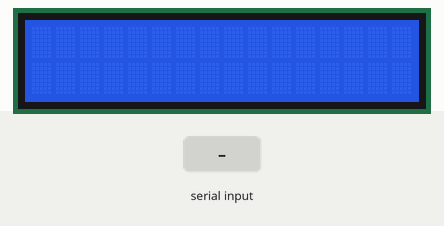
Recording of a sketch running on a simulated Arduino Uno, built with avr-gcc and run on an emulated ATmega328P. Shown: 16×2 character LCD. The test bench sets the inputs (shaded band). What the sketch prints to the serial monitor is not drawn.

Above: at 1.2 s.
1.3 s: "c90\n" received over Serial
At 2.7 s:
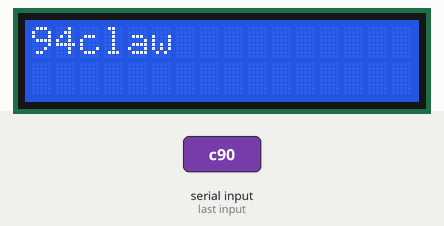
3.0 s: "p90\n" received over Serial
At 4.2 s:
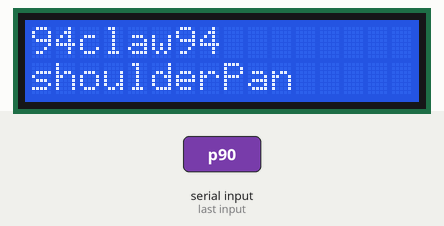
4.5 s: "c,45\n" received over Serial
At 5.8 s:
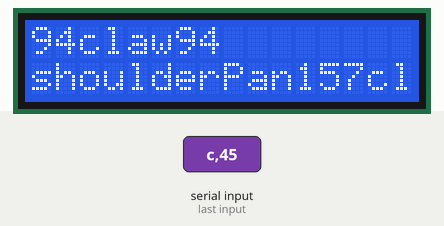
Timing chart, 0 to 7.5 s (numbered marks = the images above; inputs shaded):
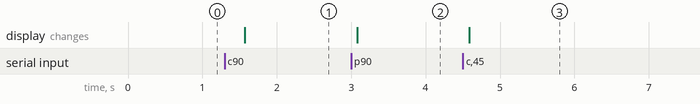

Measured:
- after the input at 1.3 s, the display: changes after 0.27 s (image 1)
- after the input at 3.0 s, the display: changes after 0.08 s (image 2)
- after the input at 4.5 s, the display: changes after 0.09 s (image 3)

The sketch:

SerialCom.ino
```cpp
//load libraries
#include <Wire.h>
#include <LCD.h>
#include <LiquidCrystal_I2C.h>

//Define variables

#define I2C_ADDR          0x27        //Define I2C Address where the PCF8574A is
#define BACKLIGHT_PIN      3
#define En_pin             2
#define Rw_pin             1
#define Rs_pin             0
#define D4_pin             4
#define D5_pin             5
#define D6_pin             6
#define D7_pin             7
#define lcdColumn          16
#define lcdRow             2

//Initialise the LCD
LiquidCrystal_I2C      lcd(I2C_ADDR, En_pin,Rw_pin,Rs_pin,D4_pin,D5_pin,D6_pin,D7_pin);

int i;

void setup()
 {
    //Define the LCD as 16 column by 2 rows
    lcd.begin (lcdColumn,lcdRow);

    //Switch on the backlight
    lcd.setBacklightPin(BACKLIGHT_PIN,POSITIVE);
    lcd.setBacklight(HIGH);
    Serial.begin(9600);
 }


void loop()
{
  byte hundredByte;
  byte tenByte;
  byte oneByte;
  char serialServo;
  byte serialPos;
  if(Serial.available()>0)
  {
    serialServo=Serial.read();
    char hundredChar=Serial.read();
    char tenChar=Serial.read();
    char oneChar=Serial.read();
    hundredByte=hundredChar-'0';
    hundredByte=hundredByte*100;
    tenByte=tenChar-'0';
    tenByte=tenByte*10;
    oneByte=oneChar-'0';
    serialPos=hundredByte+tenByte+oneByte;
    lcd.print(serialPos);
  }
  if(serialServo=='c')//claw
              {
                lcd.print("claw");
                Serial.println("Claw");
                serialServo=' ';
              }
              else if(serialServo=='h')//hand
              {
                Serial.println("hand");
                serialServo=' ';
              }
              else if(serialServo=='e')//elbow
              {
                Serial.println("elbow");

                serialServo=' ';
              }
              else if(serialServo=='p')//shoulderPan
              {
                lcd.setCursor(0,1);
                lcd.print("shoulderPan");
                Serial.println("shoulderPan");

                serialServo=' ';
              }
              else if(serialServo=='t')//shoulderTilt
              {
                Serial.println("shoulderTilt");

                serialServo=' ';
              }
              delay(500);
}
```
